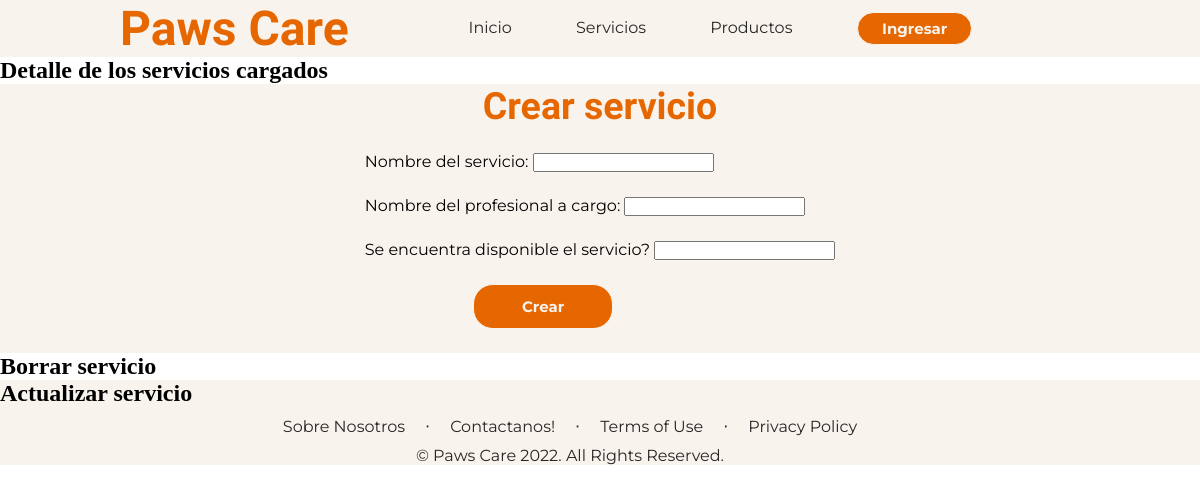
Before: /services/show-services with the older database file.
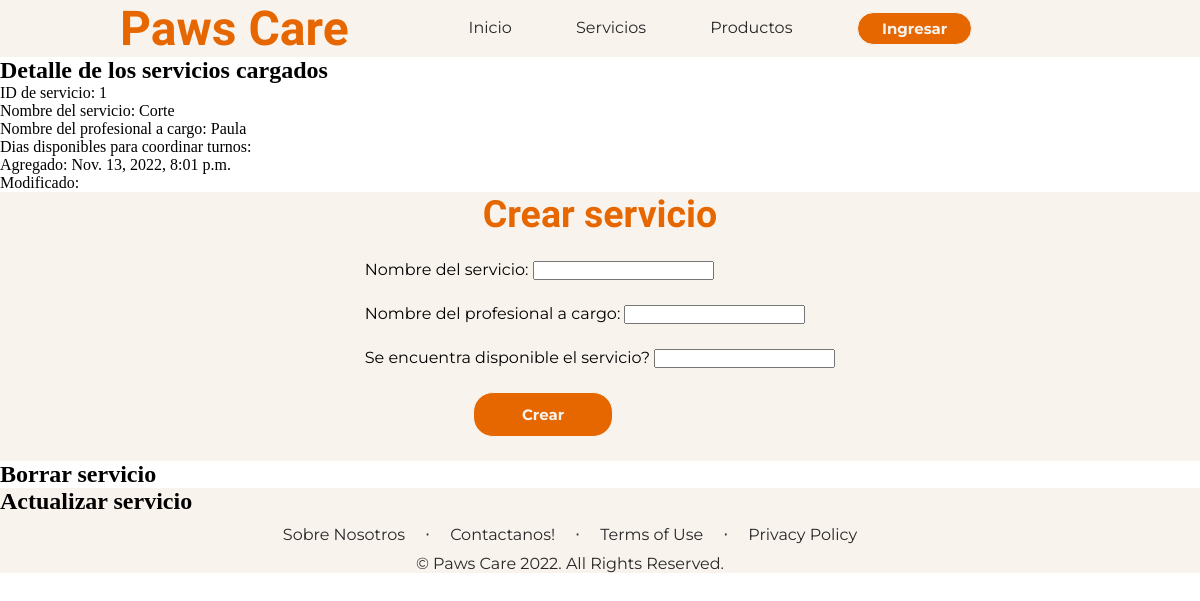
After: the same page with the newer database file.
### AppVet/models.py (models this page shows, shortened)
class Services(models.Model):
    service_name = models.CharField(max_length=50)
    service_prof = models.CharField(max_length=50)
    service_available = models.BooleanField(default=True)
    add_date = models.DateTimeField(auto_now_add=True)

### AppVet/views.py (the view)
# urls.py: path('services/show-services', GetServices, name='GetService'),
def GetServices(request):
    services = Services.objects.all()
    context = {'services' : services}
    return render(request, 'AppVet/services_mgt.html', context)

### AppVet/templates/AppVet/services_mgt.html (shortened to what this page needs)
<!DOCTYPE html>
<html lang="en">
{% extends 'core.html' %}
    {% load static %}
    {% block content %}
    <main>
        <div class="service-detail">
            <h2>Detalle de los servicios cargados</h2>
        </div>
        <div class="service-data">
            {% for service in services%}
            <ol>
                <li>
                    <p>ID de servicio: {{service.pk}}</p>
                </li>
                <li>
                    <p>Nombre del servicio: {{service.service_name}}</p>
                </li>
                <li>
                    <p>Nombre del profesional a cargo: {{service.service_prof}}</p>
                </li>
                <li>
                    <p>Dias disponibles para coordinar turnos:{{service.service_day}}</p>
                </li>
                <li>
                    <p>Agregado: {{service.add_date}} </p>
                </li>
                <li>
                    <p>Modificado: {{service.last_update}}</p>
                </li>
            </ol>
            {% endfor %}
        </div>
    </main>
    <section class="section-bg">
        <div class="create-detail">
            <h2>Crear servicio</h2>
        </div>
        <div class="create-form">
            <form action="" method="POST" enctype="multipart/form-data"> {% csrf_token %}
                <div class="crear-input">
                    <div class="create-field">
                        <label for="id_service_name"> Nombre del servicio: </label>
                        <input type="text" name="service_name" maxlength="50" required id="id_service_name">
                    </div>
                    <div class="create-field">
                        <label for="id_service_prof"> Nombre del profesional a cargo: </label>
                        <input type="text" name="service_prof" maxlength="50" required id="id_service_prof">
                    </div>
                    <div class="create-field">
                        <label for="id_service_available">Se encuentra disponible el servicio? </label>
                        <input type="boolean" name="service_available" required id="id_service_available">
                    </div>
                </div>
                <input type="submit" value="Crear" class="form-btn-dark" />
            </form>
        </div>
    </section>
    <section>
        <div class="service-detail">
            <h2>Borrar servicio</h2>
        </div>
    </section>
    <section class="section-bg">
        <div class="service-detail">
            <h2>Actualizar servicio</h2>
        </div>
    </section>
    {% endblock %}

Changed rows visible on the page:
added Services: pk "1", service_name "Corte", service_prof "Paula", add_date "Nov. 13, 2022, 8:01 p.m."
